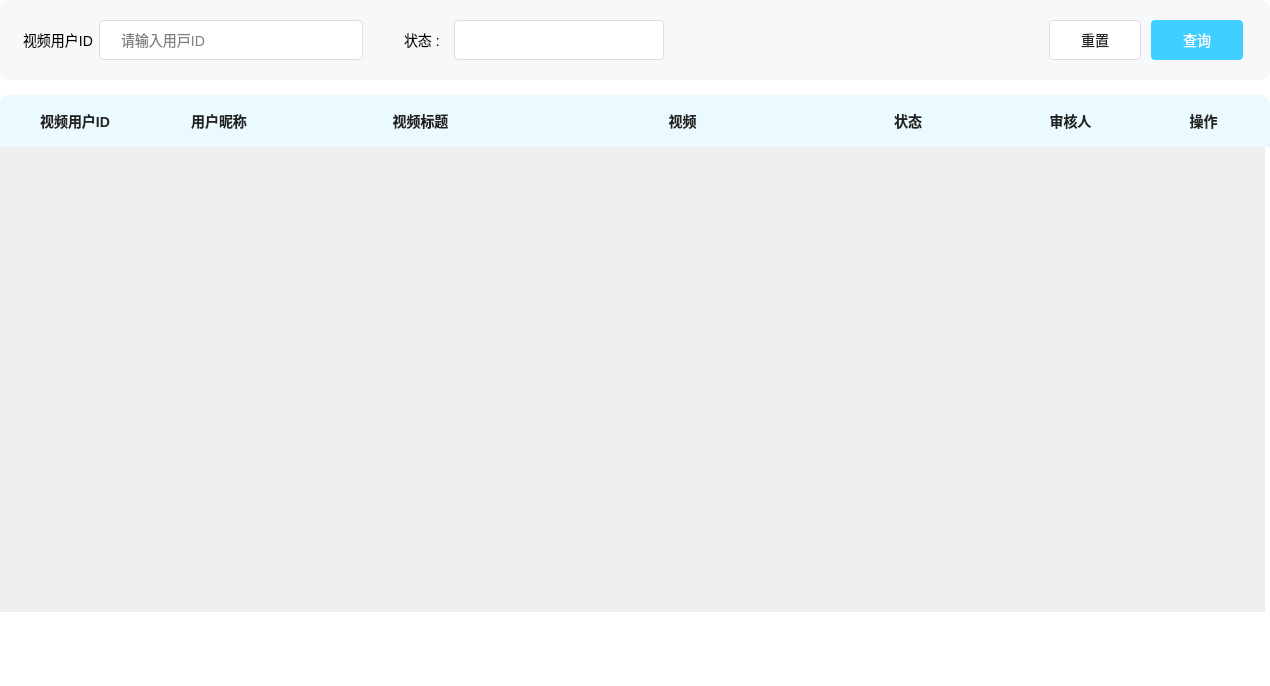
<?xml version="1.0" encoding="UTF-8"?>
<ui version="4.0">
 <class>CheckTable</class>
 <widget class="QWidget" name="CheckTable">
  <property name="geometry">
   <rect>
    <x>0</x>
    <y>0</y>
    <width>1270</width>
    <height>686</height>
   </rect>
  </property>
  <property name="windowTitle">
   <string>Form</string>
  </property>
  <layout class="QVBoxLayout" name="verticalLayout">
   <property name="spacing">
    <number>0</number>
   </property>
   <property name="leftMargin">
    <number>0</number>
   </property>
   <property name="topMargin">
    <number>0</number>
   </property>
   <property name="rightMargin">
    <number>0</number>
   </property>
   <property name="bottomMargin">
    <number>0</number>
   </property>
   <item>
    <widget class="QWidget" name="checkTableBg" native="true">
     <property name="styleSheet">
      <string notr="true">#checkTableBg{ background-color:#FFFFFF; }

*{ font-size : 14px; font-family : 微软雅⿊; }</string>
     </property>
     <layout class="QVBoxLayout" name="verticalLayout_2">
      <property name="spacing">
       <number>0</number>
      </property>
      <property name="leftMargin">
       <number>0</number>
      </property>
      <property name="topMargin">
       <number>0</number>
      </property>
      <property name="rightMargin">
       <number>0</number>
      </property>
      <property name="bottomMargin">
       <number>0</number>
      </property>
      <item>
       <widget class="QWidget" name="inputBtnArea" native="true">
        <property name="minimumSize">
         <size>
          <width>0</width>
          <height>80</height>
         </size>
        </property>
        <property name="maximumSize">
         <size>
          <width>16777215</width>
          <height>80</height>
         </size>
        </property>
        <property name="styleSheet">
         <string notr="true">#inputBtnArea{ background-color: #F7F8FA; border-radius: 10px; }</string>
        </property>
        <layout class="QHBoxLayout" name="horizontalLayout">
         <property name="spacing">
          <number>41</number>
         </property>
         <property name="leftMargin">
          <number>23</number>
         </property>
         <property name="topMargin">
          <number>0</number>
         </property>
         <property name="rightMargin">
          <number>27</number>
         </property>
         <property name="bottomMargin">
          <number>0</number>
         </property>
         <item>
          <widget class="QWidget" name="videoUserIdBox" native="true">
           <property name="minimumSize">
            <size>
             <width>340</width>
             <height>0</height>
            </size>
           </property>
           <property name="maximumSize">
            <size>
             <width>340</width>
             <height>16777215</height>
            </size>
           </property>
           <layout class="QHBoxLayout" name="horizontalLayout_2">
            <property name="spacing">
             <number>6</number>
            </property>
            <property name="leftMargin">
             <number>0</number>
            </property>
            <property name="topMargin">
             <number>0</number>
            </property>
            <property name="rightMargin">
             <number>0</number>
            </property>
            <property name="bottomMargin">
             <number>0</number>
            </property>
            <item>
             <widget class="QLabel" name="idLabel">
              <property name="text">
               <string>视频用户ID</string>
              </property>
             </widget>
            </item>
            <item>
             <widget class="QLineEdit" name="userIdEdit">
              <property name="minimumSize">
               <size>
                <width>0</width>
                <height>40</height>
               </size>
              </property>
              <property name="maximumSize">
               <size>
                <width>16777215</width>
                <height>40</height>
               </size>
              </property>
              <property name="styleSheet">
               <string notr="true">#userIdEdit{ background-color : #FFFFFF; border-radius : 4px; border: 1px solid #DCDEE0; padding-left : 19px; }</string>
              </property>
              <property name="placeholderText">
               <string>请输⼊⽤⼾ID</string>
              </property>
             </widget>
            </item>
           </layout>
          </widget>
         </item>
         <item>
          <widget class="QWidget" name="videoStatusBox" native="true">
           <property name="minimumSize">
            <size>
             <width>260</width>
             <height>0</height>
            </size>
           </property>
           <property name="maximumSize">
            <size>
             <width>260</width>
             <height>16777215</height>
            </size>
           </property>
           <layout class="QHBoxLayout" name="horizontalLayout_3">
            <property name="leftMargin">
             <number>0</number>
            </property>
            <property name="topMargin">
             <number>0</number>
            </property>
            <property name="rightMargin">
             <number>0</number>
            </property>
            <property name="bottomMargin">
             <number>0</number>
            </property>
            <item>
             <widget class="QLabel" name="status">
              <property name="minimumSize">
               <size>
                <width>44</width>
                <height>0</height>
               </size>
              </property>
              <property name="maximumSize">
               <size>
                <width>44</width>
                <height>16777215</height>
               </size>
              </property>
              <property name="text">
               <string>状态 :</string>
              </property>
             </widget>
            </item>
            <item>
             <widget class="QComboBox" name="videoStatus">
              <property name="minimumSize">
               <size>
                <width>0</width>
                <height>40</height>
               </size>
              </property>
              <property name="maximumSize">
               <size>
                <width>16777215</width>
                <height>40</height>
               </size>
              </property>
              <property name="styleSheet">
               <string notr="true">#videoStatus { background-color: #FFFFFF; border: 1px solid #DCDEE0; border-radius: 4px; font-size: 14px; line-height: 40px; color: #222222; padding-left: 16px; }

#videoStatus::drop-down { border: none; width: 33px; }

#videoStatus::down-arrow { width: 15px; background-color: transparent; image: url(:/images/admin/triangle.png); }

#videoStatus QAbstractItemView { /* 去掉⿏标悬停在每个 item 上的虚线框 */ outline: 0px; }

#videoStatus QAbstractItemView::item { color: #222222; padding-left:16px; background-color: #fff; height: 30px; }

#videoStatus QAbstractItemView::item:selected { background-color: #409CE1; color: #FFFFFF; }</string>
              </property>
             </widget>
            </item>
           </layout>
          </widget>
         </item>
         <item>
          <spacer name="horizontalSpacer">
           <property name="orientation">
            <enum>Qt::Orientation::Horizontal</enum>
           </property>
           <property name="sizeHint" stdset="0">
            <size>
             <width>300</width>
             <height>20</height>
            </size>
           </property>
          </spacer>
         </item>
         <item>
          <widget class="QWidget" name="btnOperatorBox" native="true">
           <property name="minimumSize">
            <size>
             <width>194</width>
             <height>0</height>
            </size>
           </property>
           <property name="maximumSize">
            <size>
             <width>194</width>
             <height>16777215</height>
            </size>
           </property>
           <layout class="QHBoxLayout" name="horizontalLayout_4">
            <property name="spacing">
             <number>10</number>
            </property>
            <property name="leftMargin">
             <number>0</number>
            </property>
            <property name="topMargin">
             <number>0</number>
            </property>
            <property name="rightMargin">
             <number>0</number>
            </property>
            <property name="bottomMargin">
             <number>0</number>
            </property>
            <item>
             <widget class="QPushButton" name="resetBtn">
              <property name="minimumSize">
               <size>
                <width>0</width>
                <height>40</height>
               </size>
              </property>
              <property name="maximumSize">
               <size>
                <width>16777215</width>
                <height>40</height>
               </size>
              </property>
              <property name="styleSheet">
               <string notr="true">#resetBtn{ color : #222222; background-color : #FFFFFF; border-radius : 4px; border : 1px solid #DCDEE0; }</string>
              </property>
              <property name="text">
               <string>重置</string>
              </property>
             </widget>
            </item>
            <item>
             <widget class="QPushButton" name="queryBtn">
              <property name="minimumSize">
               <size>
                <width>0</width>
                <height>40</height>
               </size>
              </property>
              <property name="maximumSize">
               <size>
                <width>16777215</width>
                <height>40</height>
               </size>
              </property>
              <property name="styleSheet">
               <string notr="true">#queryBtn{ background-color : #3ECEFF; border-radius : 4px; color : #FFFFFF; }</string>
              </property>
              <property name="text">
               <string>查询</string>
              </property>
             </widget>
            </item>
           </layout>
          </widget>
         </item>
        </layout>
       </widget>
      </item>
      <item>
       <widget class="QWidget" name="tableTitleArea" native="true">
        <property name="minimumSize">
         <size>
          <width>0</width>
          <height>67</height>
         </size>
        </property>
        <property name="maximumSize">
         <size>
          <width>16777215</width>
          <height>67</height>
         </size>
        </property>
        <layout class="QVBoxLayout" name="verticalLayout_3">
         <property name="spacing">
          <number>0</number>
         </property>
         <property name="leftMargin">
          <number>0</number>
         </property>
         <property name="topMargin">
          <number>0</number>
         </property>
         <property name="rightMargin">
          <number>0</number>
         </property>
         <property name="bottomMargin">
          <number>0</number>
         </property>
         <item>
          <widget class="QWidget" name="empty" native="true">
           <property name="minimumSize">
            <size>
             <width>0</width>
             <height>15</height>
            </size>
           </property>
           <property name="maximumSize">
            <size>
             <width>16777215</width>
             <height>15</height>
            </size>
           </property>
          </widget>
         </item>
         <item>
          <widget class="QWidget" name="labelBox" native="true">
           <property name="styleSheet">
            <string notr="true">#labelBox{background-color: #EBFAFF; border-top-left-radius: 10px; border-top-right-radius: 10px; border-bottom-left-radius: 0; border-bottom-right-radius: 0; }

#labelBox QLabel { font-family : 微软雅⿊; font-size: 14px; font-weight: bold; color: #222222; line-height: 20px; }</string>
           </property>
           <layout class="QHBoxLayout" name="horizontalLayout_5">
            <property name="spacing">
             <number>0</number>
            </property>
            <property name="leftMargin">
             <number>0</number>
            </property>
            <property name="topMargin">
             <number>0</number>
            </property>
            <property name="rightMargin">
             <number>0</number>
            </property>
            <property name="bottomMargin">
             <number>0</number>
            </property>
            <item>
             <widget class="QLabel" name="userIdLabel">
              <property name="minimumSize">
               <size>
                <width>150</width>
                <height>0</height>
               </size>
              </property>
              <property name="maximumSize">
               <size>
                <width>150</width>
                <height>16777215</height>
               </size>
              </property>
              <property name="text">
               <string>视频用户ID</string>
              </property>
              <property name="alignment">
               <set>Qt::AlignmentFlag::AlignCenter</set>
              </property>
             </widget>
            </item>
            <item>
             <widget class="QLabel" name="nickNameLabel">
              <property name="minimumSize">
               <size>
                <width>138</width>
                <height>0</height>
               </size>
              </property>
              <property name="maximumSize">
               <size>
                <width>138</width>
                <height>16777215</height>
               </size>
              </property>
              <property name="text">
               <string>用户昵称</string>
              </property>
              <property name="alignment">
               <set>Qt::AlignmentFlag::AlignCenter</set>
              </property>
             </widget>
            </item>
            <item>
             <widget class="QLabel" name="videoTitleLabel">
              <property name="minimumSize">
               <size>
                <width>265</width>
                <height>0</height>
               </size>
              </property>
              <property name="maximumSize">
               <size>
                <width>265</width>
                <height>16777215</height>
               </size>
              </property>
              <property name="text">
               <string>视频标题</string>
              </property>
              <property name="alignment">
               <set>Qt::AlignmentFlag::AlignCenter</set>
              </property>
             </widget>
            </item>
            <item>
             <widget class="QLabel" name="videoLabel">
              <property name="minimumSize">
               <size>
                <width>259</width>
                <height>0</height>
               </size>
              </property>
              <property name="maximumSize">
               <size>
                <width>259</width>
                <height>16777215</height>
               </size>
              </property>
              <property name="text">
               <string>视频</string>
              </property>
              <property name="alignment">
               <set>Qt::AlignmentFlag::AlignCenter</set>
              </property>
             </widget>
            </item>
            <item>
             <widget class="QLabel" name="statusLabel">
              <property name="minimumSize">
               <size>
                <width>192</width>
                <height>0</height>
               </size>
              </property>
              <property name="maximumSize">
               <size>
                <width>192</width>
                <height>16777215</height>
               </size>
              </property>
              <property name="text">
               <string>状态</string>
              </property>
              <property name="alignment">
               <set>Qt::AlignmentFlag::AlignCenter</set>
              </property>
             </widget>
            </item>
            <item>
             <widget class="QLabel" name="checkerLabel">
              <property name="minimumSize">
               <size>
                <width>133</width>
                <height>0</height>
               </size>
              </property>
              <property name="maximumSize">
               <size>
                <width>133</width>
                <height>16777215</height>
               </size>
              </property>
              <property name="text">
               <string>审核⼈</string>
              </property>
              <property name="alignment">
               <set>Qt::AlignmentFlag::AlignCenter</set>
              </property>
             </widget>
            </item>
            <item>
             <widget class="QLabel" name="operationLabel">
              <property name="minimumSize">
               <size>
                <width>133</width>
                <height>0</height>
               </size>
              </property>
              <property name="maximumSize">
               <size>
                <width>133</width>
                <height>16777215</height>
               </size>
              </property>
              <property name="text">
               <string>操作</string>
              </property>
              <property name="alignment">
               <set>Qt::AlignmentFlag::AlignCenter</set>
              </property>
             </widget>
            </item>
           </layout>
          </widget>
         </item>
        </layout>
       </widget>
      </item>
      <item>
       <widget class="QWidget" name="videoArea" native="true">
        <property name="minimumSize">
         <size>
          <width>0</width>
          <height>480</height>
         </size>
        </property>
        <property name="maximumSize">
         <size>
          <width>16777215</width>
          <height>480</height>
         </size>
        </property>
        <layout class="QVBoxLayout" name="verticalLayout_4">
         <property name="spacing">
          <number>0</number>
         </property>
         <property name="leftMargin">
          <number>0</number>
         </property>
         <property name="topMargin">
          <number>0</number>
         </property>
         <property name="rightMargin">
          <number>5</number>
         </property>
         <property name="bottomMargin">
          <number>15</number>
         </property>
         <item>
          <widget class="QScrollArea" name="scrollArea">
           <property name="styleSheet">
            <string notr="true">#scrollArea { border : none; background-color: #FFF; }QScrollBar:vertical{ /*垂直滚动条*/ border : none; background-color : #FFFFFF; width : 10px; }

QScrollBar::handle:vertical{ /*设置垂直滚动条⼿柄*/ border : none; border-radius : 5px; background-color : #E8E8E8; }

QScrollBar::up-arrow:vertical, QScrollBar::down- arrow:vertical { border:none; width: 0px; height: 0px; }

QScrollBar:horizontal { height: 0px; }</string>
           </property>
           <property name="widgetResizable">
            <bool>true</bool>
           </property>
           <widget class="QWidget" name="scrollAreaWidgetContents">
            <property name="geometry">
             <rect>
              <x>0</x>
              <y>0</y>
              <width>1265</width>
              <height>465</height>
             </rect>
            </property>
            <layout class="QVBoxLayout" name="verticalLayout_5">
             <property name="spacing">
              <number>0</number>
             </property>
             <property name="leftMargin">
              <number>0</number>
             </property>
             <property name="topMargin">
              <number>0</number>
             </property>
             <property name="rightMargin">
              <number>0</number>
             </property>
             <property name="bottomMargin">
              <number>0</number>
             </property>
             <item>
              <layout class="QVBoxLayout" name="layout"/>
             </item>
            </layout>
           </widget>
          </widget>
         </item>
        </layout>
       </widget>
      </item>
      <item>
       <widget class="QWidget" name="PaginatorArea" native="true"/>
      </item>
     </layout>
    </widget>
   </item>
  </layout>
 </widget>
 <resources/>
 <connections/>
</ui>
